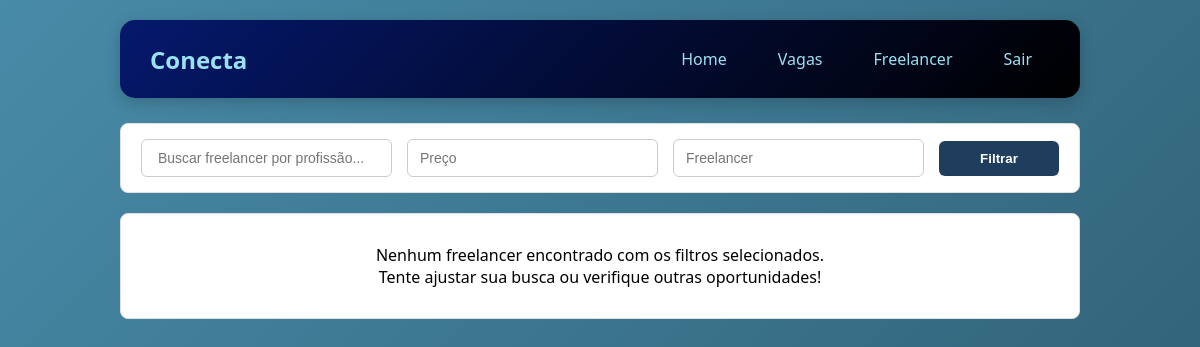
The app's page /freelancer (signed in), older data.
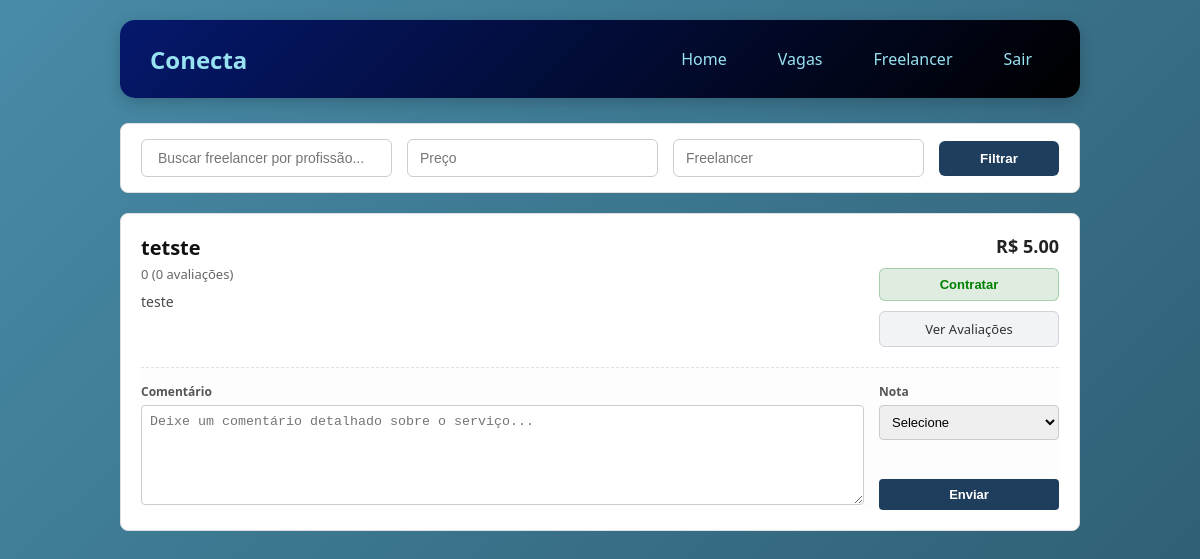
The same page, newer data.
### tables this page shows
CREATE TABLE freelancers (
    id_freelancer INTEGER PRIMARY KEY AUTOINCREMENT,
    id_funcionario INTEGER NOT NULL,
    profissao TEXT,
    servico_oferecido TEXT,
    preco_medio REAL,
    disponibilidade TEXT DEFAULT 'disponivel',
    total_avaliacoes INTEGER DEFAULT 0,
    data_cadastro TIMESTAMP DEFAULT CURRENT_TIMESTAMP,
    FOREIGN KEY (id_funcionario) REFERENCES funcionarios(id_funcionario) ON DELETE CASCADE
);

### routes/route_freelancer.py (the view)
@bp_freelancer.route('/freelancer', methods=['GET', 'POST'])
def buscar_freelancer():
    if 'usuario_id' not in session:
        return redirect('/')
    id_usuario = session['usuario_id']
    tipo_usuario = session.get('tipo')
    busca = request.args.get('busca', '')
    disponibilidade = request.args.get('disponibilidade', '')
    preco_medio_min = request.args.get('preco_medio_min', '')
    preco_medio_max = request.args.get('preco_medio_max', '')
    try:
        preco_medio_min = float(preco_medio_min) if preco_medio_min else None
    except ValueError:
        preco_medio_min = None
    try:
        preco_medio_max = float(preco_medio_max) if preco_medio_max else None
    except ValueError:
        preco_medio_max = None
    resultado = Freelancer.buscar_freelancer(busca=busca if busca else None,
                                             disponibilidade=disponibilidade if disponibilidade else None,
                                             preco_medio_min=preco_medio_min,preco_medio_max=preco_medio_max)
    freelancers_com_status = []
    for freelancer in resultado:
        freelancer_dict = dict(freelancer)
        tipo_contratante = session['tipo']
        if tipo_usuario == 'empresa' or tipo_usuario == 'funcionario':
            contratacao = ContratacaoCRUD.buscar_por_freelancer_e_contratante(
                freelancer['id_freelancer'],
                id_usuario,
                tipo_contratante
                )
            freelancer_dict['ja_contratou'] = contratacao is not None
            media_info = Avaliacao.calcular_media_avaliacoes(freelancer['id_freelancer'])
            freelancer_dict['media_avaliacao'] = media_info['media']
            freelancer_dict['total_avaliacoes'] = media_info['total']
            if freelancer_dict['ja_contratou']:
                freelancer_dict['avaliado'] = ContratacaoCRUD.buscar_avaliacao(
                    freelancer['id_freelancer'],
                    id_usuario,
                    tipo_contratante
                )
        freelancers_com_status.append(freelancer_dict)
    resultado = freelancers_com_status
    return render_template('vaga/freelancer_listar.html',resultado=resultado,busca=busca, disponibilidade=disponibilidade,preco_medio_min=preco_medio_min,preco_medio_max=preco_medio_max,
                           tipo_usuario=tipo_usuario)

### CRUDs/crud_avaliacao.py (called while the page is built)
    @staticmethod
    def calcular_media_avaliacoes(id_freelancer):
        conn = get_connection()
        try:
            cursor = conn.cursor()
            cursor.execute('''
                SELECT AVG(nota) as media, COUNT(*) as total
                FROM avaliacoes
                WHERE id_freelancer = ?
            ''', (id_freelancer,))
            resultado = cursor.fetchone()
            if resultado and resultado['media']:
                return {
                    'media': round(resultado['media'], 1),
                    'total': resultado['total']
                }
            return {'media': 0, 'total': 0}
        finally:
            conn.close()

### CRUDs/crud_freelancer.py (called while the page is built, shortened)
    @staticmethod
    def buscar_freelancer(filtros=None):
        conn = get_connection()
        try:
            cursor = conn.cursor()
            query = '''
                SELECT * FROM freelancers
                WHERE 1=1
            '''
            params = []
            query += " ORDER BY preco_medio DESC"
            cursor.execute(query, params)
            return cursor.fetchall()
        finally:
            conn.close()

### templates/vaga/freelancer_listar.html (shortened to what this page needs)
{% extends "menu.html" %}
{% block content %}
<link rel="stylesheet" href="../static/css/vaga/listar_freelas.css">
<div class="filtros">
    <form method="GET" action="{{ url_for('freelancer.buscar_freelancer') }}">
        <input type="text" name="busca" placeholder=" Buscar freelancer por profissão..." value="{{ busca or '' }}">
        <input type="number" name="preco_medio_min" placeholder="Preço" value="{{ preco_min or '' }}" step="1000">
        <input type="text" name="freelancer" placeholder="Freelancer" value="{{ freelancer or '' }}">
        <div class="grupo-botoes-filtros">
            <button type="submit" class="btn-filtrar"> Filtrar</button>
        </div>
    </form>
</div>
<div class="freelancers-container">
    {% if resultado %}
        {% for freelancer in resultado %}
        <div class="freelancer-card">
            <div class="card-conteudo-superior">
                <div class="card-esquerda">
                    <div class="avaliacao-info">
                        <h2>{{ freelancer.profissao }}</h2>
                        <div class="sub-avaliacao-info">
                            {{ freelancer.media_avaliacao }} ({{ freelancer.total_avaliacoes }} avaliações)
                        </div>
                    </div>
                    <p class="descricao">
                        {{ freelancer.servico_oferecido[:250] }}
                    </p>
                </div>
                <div class="card-direita">
                    <div class="salario">
                        {% if freelancer.preco_medio %}
                            R$ {{ "%.2f"|format(freelancer.preco_medio) }}
                        {% else %}
                            Preço a combinar
                        {% endif %}
                    </div>
                    <form class="form-contratar-bloco" method="POST" action="{{ url_for('contratar_frelas.contratar', id_freelancer=freelancer.id_freelancer) }}">
                        <button type="submit" class="btn-contratar">Contratar</button>
                    </form>
                    <div class="acoes-bloco">
                        <a href="{{ url_for('avaliacao.ver_avaliacoes', id_freelancer=freelancer.id_freelancer) }}" class="btn-link-avaliacoes">
                            Ver Avaliações
                        </a>
                    </div>
                </div>
            </div>
            {% if freelancer.ja_contratou and not freelancer.avaliado %}
                <form class="form-avaliar" method="POST" action="{{ url_for('avaliacao.avaliar_freelancer', id_freelancer=freelancer.id_freelancer) }}">
                    <div class="grupo-comentario">
                        <label>Comentário</label>
                        <textarea name="comentario" placeholder="Deixe um comentário detalhado sobre o serviço..."></textarea>
                    </div>
                    <div class="grupo-nota">
                        <div>
                            <label>Nota</label>
                            <select name="nota" required>
                                <option value="">Selecione</option>
                            </select>
                        </div>
                        <button type="submit" class="btn-enviar">Enviar</button>
                    </div>
                </form>
            {% elif freelancer.ja_contratou and freelancer.avaliado %}
                <p class="avaliado-msg">Já avaliado</p>
            {% endif %}
        </div>
        {% endfor %}
    {% else %}
        <div class="sem-vagas">
            <p>Nenhum freelancer encontrado com os filtros selecionados.</p>
            <p>Tente ajustar sua busca ou verifique outras oportunidades!</p>
        </div>
    {% endif %}
</div>
{% endblock %}

Row changes from the older to the newer data that the page shows:
added freelancers: profissao "tetste", media_avaliacao "0", total_avaliacoes "0", servico_oferecido "teste", preco_medio "5.00"
Text that changed along with them:
text no longer shown: "Nenhum freelancer encontrado com os filtros selecionados. Tente ajustar sua busca ou verifique outras oportunidades!"
